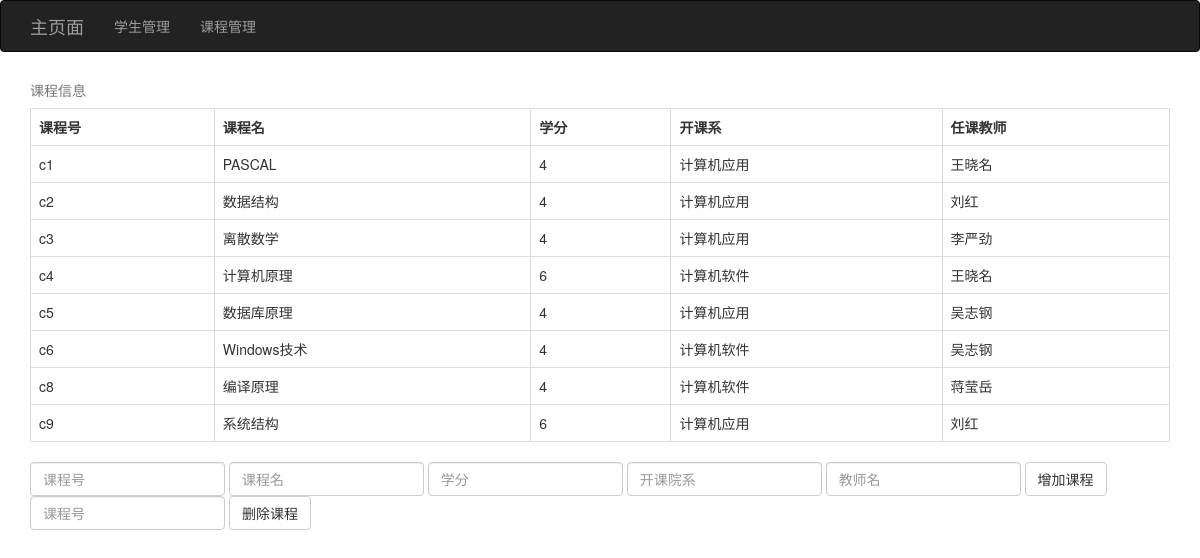
The app's page /kcgl with its own data.
### tables this page shows
CREATE TABLE c
(cno char(4) primary key,
cname char(20),
credit integer,
cdept char(10),
tname char(8));

### 学生选课成绩管理系统.py (the view)
@app.route('/kcgl')
def kcgl():
    cxn = sqlite3.connect(r'C:\ke\数据库\学生选课成绩管理系统\student.db')
    cur = cxn.cursor()
    cur.execute('select * from c')
    kcxx=cur.fetchall()
    cur.close()
    cxn.commit()
    cxn.close()
    return render_template('kcgl.html',kcxx=kcxx)

### templates/kcgl.html
{% extends "base2.html" %}
{% block page_content %}
    <table class="table table-bordered">
    <caption>课程信息</caption>
        <tr>
            <th>课程号</th>
            <th>课程名</th>
            <th>学分</th>
            <th>开课系</th>
            <th>任课教师</th>
        </tr>
        {% for line in kcxx %}
            <tr>
                {% for i in line %}
                    <td>{{ i }}</td>
                {% endfor %}
            </tr>
        {% endfor %}
    </table>
    <form class="form-inline" method="post" action="{{ url_for('add_class') }}">
    <input class="form-control" required="required" name="cno" placeholder="课程号">
    <input class="form-control" required="required" name="cname" placeholder="课程名">
        <input class="form-control" required="required" name="credit" placeholder="学分">
        <input class="form-control" required="required" name="cdept" placeholder="开课院系">
        <input class="form-control" required="required" name="tname" placeholder="教师名">
    <button type="submit" class="btn btn-default">增加课程</button>
        </form>
    <form class="form-inline" method="post" action={{ url_for('del_class') }}>
        <input class="form-control" required="required" name="cno" placeholder="课程号">
        <button type="submit" class="btn btn-default">删除课程</button>
    </form>
{% endblock %}

### records on screen
c: cno "c1", cname "PASCAL", line "4", cdept "计算机应用", tname "王晓名"
c: cno "c2", cname "数据结构", line "4", cdept "计算机应用", tname "刘红"
c: cno "c3", cname "离散数学", line "4", cdept "计算机应用", tname "李严劲"
c: cno "c4", cname "计算机原理", line "6", cdept "计算机软件", tname "王晓名"
c: cno "c5", cname "数据库原理", line "4", cdept "计算机应用", tname "吴志钢"
c: cno "c6", cname "Windows技术", line "4", cdept "计算机软件", tname "吴志钢"
c: cno "c8", cname "编译原理", line "4", cdept "计算机软件", tname "蒋莹岳"
c: cno "c9", cname "系统结构", line "6", cdept "计算机应用", tname "刘红"
